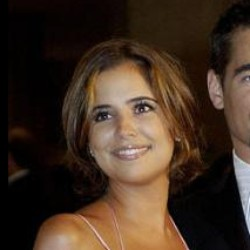
#> input picture datasets/original/face/face_000.jpg, 250 x 250 px; its folder holds only this picture in this run
$ python ImageProcess.py
#> lines starting #> are read from the running program, lines starting #| are printed output that depends on the picture
from PIL import Image
import glob,os
import numpy as np

size=24,24
counter=0
for faceDatasets in glob.glob('datasets/original/face/*.jpg'):
    file,ext=os.path.splitext(faceDatasets)
    im=Image.open(faceDatasets)
#> im is the input picture: PIL image 250x250 RGB; mean R, G, B 66, 48.3, 34.8

    #im = im.resize(size)
    im = np.array(im)
    R = im[:, :, 0]
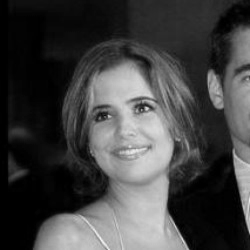
#> R: shape (250, 250); min 0, max 246, mean 66
    G = im[:, :, 1]
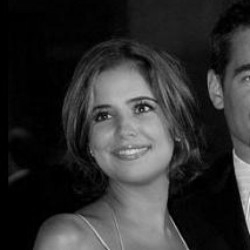
#> G: shape (250, 250); min 0, max 245, mean 48.3
    B = im[:, :, 2]
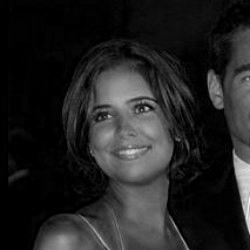
#> B: shape (250, 250); min 0, max 255, mean 34.8
    grey = (R + G + B) / 3
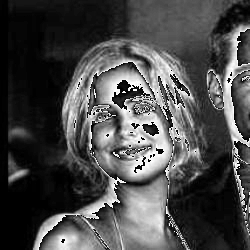
#> grey: shape (250, 250) float64; min 0, max 85, mean 24.6; drawn with min black and max white
    Image.fromarray(grey).save('datasets/grey/face/'+counter.__str__()+'.tif')

    counter+=1

$ run again, on datasets/original/face/face_009.jpg
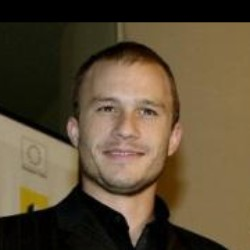
#> input picture datasets/original/face/face_009.jpg, 250 x 250 px
#> im is the input picture: PIL image 250x250 RGB; mean R, G, B 92, 76.9, 54.1
#> `B = im[:, :, 2]`:
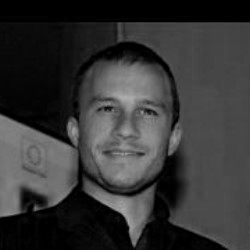
#> B: shape (250, 250); min 0, max 175, mean 54.1
#> `grey = (R + G + B) / 3`:
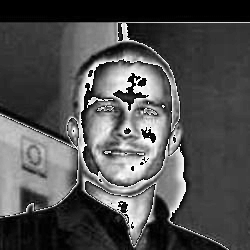
#> grey: shape (250, 250) float64; min 0, max 85, mean 26.7; drawn with min black and max white

$ run again, on datasets/original/face/face_016.jpg
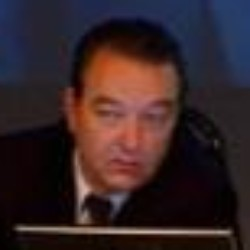
#> input picture datasets/original/face/face_016.jpg, 250 x 250 px
#> im is the input picture: PIL image 250x250 RGB; mean R, G, B 53.9, 36.5, 38.9
#> `B = im[:, :, 2]`:
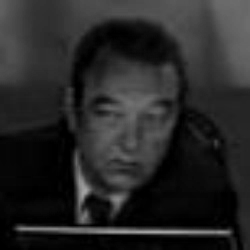
#> B: shape (250, 250); min 0, max 164, mean 38.9
#> `grey = (R + G + B) / 3`:
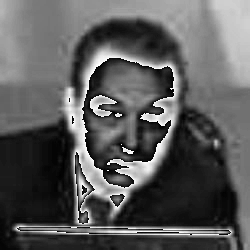
#> grey: shape (250, 250) float64; min 0, max 85, mean 30.3; drawn with min black and max white

$ run again, on datasets/original/face/face_023.jpg
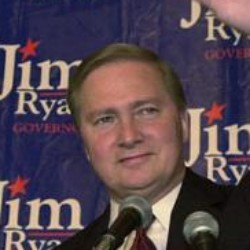
#> input picture datasets/original/face/face_023.jpg, 250 x 250 px
#> im is the input picture: PIL image 250x250 RGB; mean R, G, B 86.3, 70.7, 79.4
#> `B = im[:, :, 2]`:
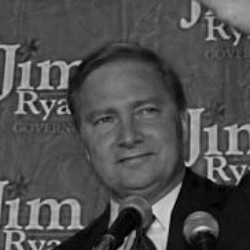
#> B: shape (250, 250); min 0, max 218, mean 79.4
#> `grey = (R + G + B) / 3`:
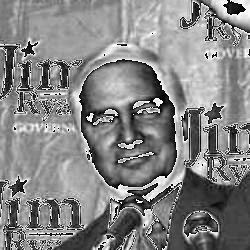
#> grey: shape (250, 250) float64; min 0, max 85, mean 44.1; drawn with min black and max white

$ run again, on datasets/original/face/face_005.jpg
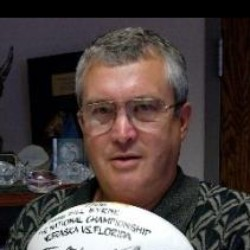
#> input picture datasets/original/face/face_005.jpg, 250 x 250 px
#> im is the input picture: PIL image 250x250 RGB; mean R, G, B 76.9, 66.8, 65.1
#> `grey = (R + G + B) / 3`:
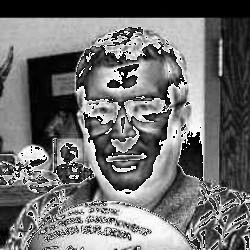
#> grey: shape (250, 250) float64; min 0, max 85, mean 37.2; drawn with min black and max white
